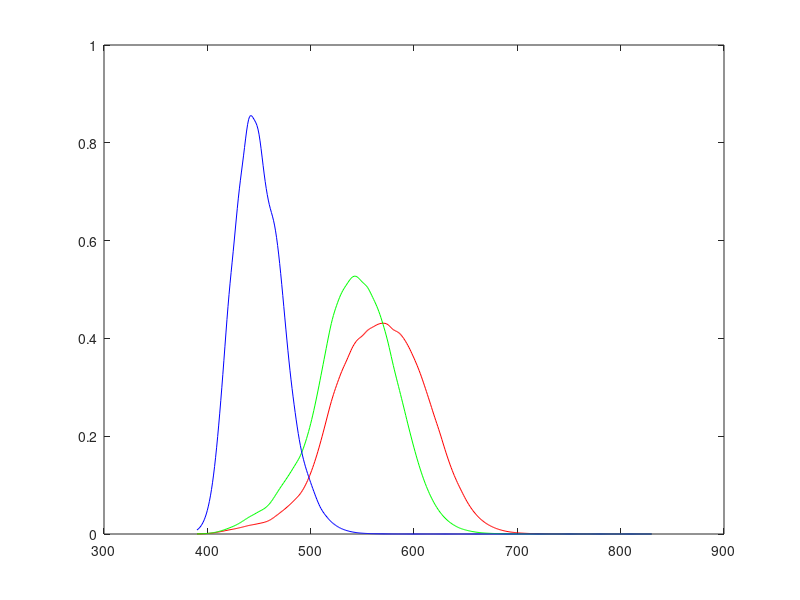

Reproduce this figure in MATLAB. (Note: this script raises an error after producing the figure.)
% how are the cones answers?

load data/good_cones_answers.mat;

figure(31), hold off, plot(cones_answers(:,1), cones_answers(:,2), 'red')  % long
hold on, plot(cones_answers(:,1), cones_answers(:,3), 'green')  % mid
hold on, plot(cones_answers(:,1), cones_answers(:,4), 'blue')  % short

% how is the reflectance of the C color, i.e. 5Y 8.5/10?

load data/munsell380_800_final.mat;

color_label = 'N 7/';

indec = find(contains(S, color_label));  % find indexes of string containing label
index = find(S(indec,1)==color_label(1));  % find indexes of selected strings with same first letter

hold on, plot(380:800, munsell(1:end, index), '+k')

% how are the illuminants?

illum = [1, 10, 4];

illuminantL=illum(1)*normpdf([380:800], 630, 4);
illuminantM=illum(2)*normpdf([380:800], 530, 4);
illuminantS=illum(3)*normpdf([380:800], 450, 4);

hold on, aS = area(380:800, illuminantS)
aS.FaceColor = 'blue';
hold on, aM = area(380:800, illuminantM)
aM.FaceColor = 'green';
hold on, aL = area(380:800, illuminantL)
aL.FaceColor = 'red';

% Presentation

xlabel('wavelength (nm)'), ylabel('energy (legend)')
legend('long range wavelength cones answer', 'mid range', 'short range', 'reflectance of color N 7/, gray', 'blue illuminant', 'green', 'red')
